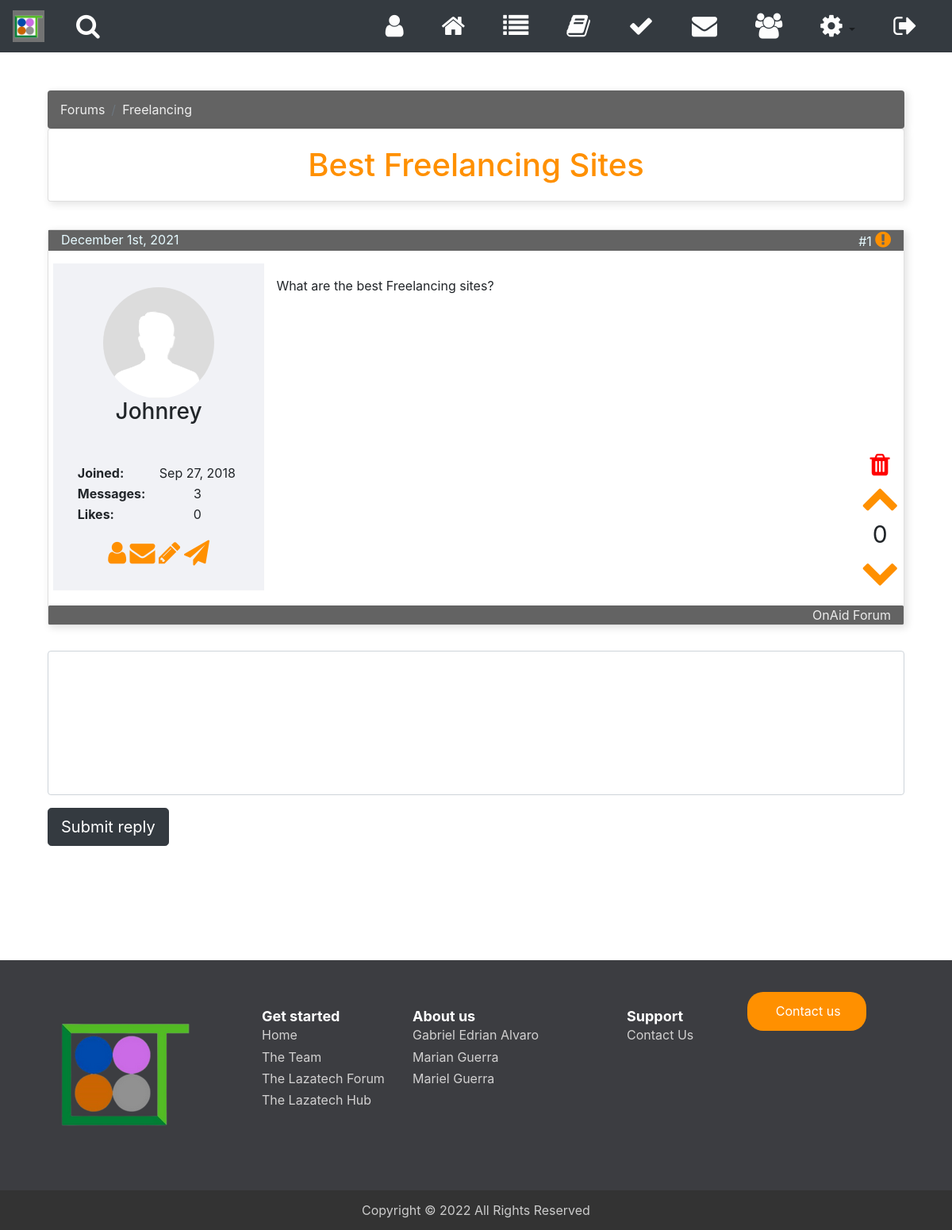
Screenshot of /posts.php?topic=52 (signed in) with the database file from the repository.
### tables this page shows
CREATE TABLE IF NOT EXISTS `topics` (
  `topic_id` int(8) NOT NULL AUTO_INCREMENT,
  `topic_subject` varchar(255) NOT NULL,
  `topic_date` datetime NOT NULL,
  `topic_cat` int(8) NOT NULL,
  `topic_by` int(8) NOT NULL,
  PRIMARY KEY (`topic_id`),
  KEY `topic_cat` (`topic_cat`),
  KEY `topic_by` (`topic_by`)
);

CREATE TABLE IF NOT EXISTS `categories` (
  `cat_id` int(8) NOT NULL AUTO_INCREMENT,
  `cat_name` varchar(255) NOT NULL,
  `cat_description` varchar(255) NOT NULL,
  PRIMARY KEY (`cat_id`),
  UNIQUE KEY `cat_name_unique` (`cat_name`)
);

CREATE TABLE IF NOT EXISTS `posts` (
  `post_id` int(8) NOT NULL AUTO_INCREMENT,
  `post_content` text NOT NULL,
  `post_date` datetime NOT NULL,
  `post_topic` int(8) NOT NULL,
  `post_by` int(8) NOT NULL,
  `post_votes` int(11) NOT NULL DEFAULT '0',
  PRIMARY KEY (`post_id`),
  KEY `post_topic` (`post_topic`),
  KEY `post_by` (`post_by`)
);

CREATE TABLE IF NOT EXISTS `users` (
  `idUsers` int(11) NOT NULL AUTO_INCREMENT,
  `userLevel` int(11) NOT NULL DEFAULT '0',
  `f_name` varchar(50) NOT NULL,
  `l_name` varchar(50) NOT NULL,
  `uidUsers` tinytext NOT NULL,
  `emailUsers` tinytext NOT NULL,
  `pwdUsers` longtext NOT NULL,
  `gender` char(1) NOT NULL,
  `headline` varchar(500) DEFAULT NULL,
  `bio` varchar(4000) DEFAULT NULL,
  `userImg` varchar(500) DEFAULT 'default.png',
  PRIMARY KEY (`idUsers`)
);

### posts.php (the view, shortened to what this page needs)
<?php
    if (isset($_GET['topic']))
    {
        $topic = $_GET['topic'];
    }
    else
    {
        header("Location: index.php");
        exit();
    }
    include 'includes/HTML-head.php';
?>
        <link href="css/forum-styles.css" rel="stylesheet">
    </head>
<body>
<?php
    include 'includes/navbar.php';
    $sql = "select * from topics, categories where topic_id=? "
            . "and topic_cat = cat_id";
    $stmt = mysqli_stmt_init($conn);
    if (!mysqli_stmt_prepare($stmt, $sql))
    {
        die('sql error');
    }
    else
    {
        mysqli_stmt_bind_param($stmt, "s", $topic);
        mysqli_stmt_execute($stmt);
        $result = mysqli_stmt_get_result($stmt);
        if (!($forum = mysqli_fetch_assoc($result)))
        {
            die('sql error');
        }
    }
?>
    <br><Br>
    <div class="container">
    <div class="col-sm-12">
        <nav aria-label="breadcrumb">
            <ol class="breadcrumb">
                <li class="breadcrumb-item"><a href="#">Forums</a></li>
                <li class="breadcrumb-item"><a href="#"><?php echo ucwords($forum['cat_name']); ?></a></li>
            </ol>
        </nav>
        <div class="card post-header text-center">
            <h1><?php echo ucwords($forum['topic_subject']); ?></h1>
        </div>
    </div>
    <div class="col-sm-12">
            <?php
                $sql = "select * from posts p, users u "
                        . "where p.post_topic=? "
                        . "and p.post_by=u.idUsers "
                        . "order by p.post_id;";
                $stmt = mysqli_stmt_init($conn);
                if (!mysqli_stmt_prepare($stmt, $sql))
                {
                    die('sql error');
                }
                else
                {
                    mysqli_stmt_bind_param($stmt, "s", $topic);
                    mysqli_stmt_execute($stmt);
                    $result = mysqli_stmt_get_result($stmt);
                    $i = 1;
                    while ($row = mysqli_fetch_assoc($result))
                    {
                        $voted_u = false;
                        $voted_d = false;
                        $sql = "select votePost, voteBy, vote from postvotes "
                            . "where votePost=? "
                            . "and voteBy=? "
                            . "and vote=1";
                        $stmt = mysqli_stmt_init($conn);
                        if (!mysqli_stmt_prepare($stmt, $sql))
                        {
                            die('sql error');
                        }
                        else
                        {
                            mysqli_stmt_bind_param($stmt, "ss", $row['post_id'], $_SESSION['userId']);
                            mysqli_stmt_execute($stmt);
                            mysqli_stmt_store_result($stmt);
                            $resultCheck = mysqli_stmt_num_rows($stmt);
                            if ($resultCheck == 0)
                            {
                                $voted_u = true;
                            }
                        }
                        $sql = "select votePost, voteBy, vote from postvotes "
                            . "where votePost=? "
                            . "and voteBy=? "
                            . "and vote=-1";
                        $stmt = mysqli_stmt_init($conn);
                        if (!mysqli_stmt_prepare($stmt, $sql))
                        {
                            die('sql error');
                        }
                        else
                        {
                            mysqli_stmt_bind_param($stmt, "ss", $row['post_id'], $_SESSION['userId']);
                            mysqli_stmt_execute($stmt);
                            mysqli_stmt_store_result($stmt);
                            $resultCheck = mysqli_stmt_num_rows($stmt);
                            if ($resultCheck == 0)
                            {
                                $voted_d = true;
                            }
                        }
                        echo '<div class="card post">
                                <span class="date">'.date("F jS, Y", strtotime($row['post_date']))
                                .'<span class="span-post-no">#'.$i.'  '. '<a href="report-post.php"><i class="fa fa-exclamation-circle" style="font-size:23px;"></i></a></span> </span>
                                <div class="row">
                                    <div class="col-sm-3 user">
                                        <div class="text-center">
                                            <img src="uploads/'.$row['userImg'].'" class="img-fluid center-block user-img">
                                            <h3>'.$row['uidUsers'].'</h3>
                                            <small class="text-muted">'.$row['headline'].'</small><br><br>
                                            <table style="width:100%">
                                                <tr>
                                                    <th>Joined:</th>
                                                    <td>Sep 27, 2018</td>
                                                </tr>
                                                <tr>
                                                    <th>Messages:</th>
                                                    <td>3</td>
                                                </tr>
                                                <tr>
                                                    <th>Likes:</th>
                                                    <td>0</td>
                                                </tr>
                                            </table>
                                            <a href="profile.php?id='.$row['idUsers'].'">
                                                <i class="fa fa-user fa-2x" aria-hidden="true"></i></a>
                                            <a href="message.php?id='.$row['idUsers'].'">
                                                <i class="fa fa-envelope fa-2x" aria-hidden="true"></i></a>';
                                       if ($_SESSION['userLevel'] == 1 || $_SESSION['userId'] == $row['post_by'])
                                                {
                                                    echo '<a href="Edit-forum.php?id= '.$row['post_id'].' ">
                                                    <i class="fa fa-pencil fa-2x edit-blog" aria-hidden="true"></i>
                                                    </a>';
                                                }
                                     echo   '
                                     <a href="https://twitter.com/intent/tweet?text=%20%2B1%20 XRTemplate %20'.$row['headline'].'%20%23tipwithxumm">
                                     <i class="fa fa-send fa-2x" aria-hidden="true"></i></a> </div>
                                    </div>
                                    <div class="col-sm-9 post-content">
                                        <p>'.$row['post_content'].'</p>
                                            <div class="vote text-center">';
                        if ( ($row['post_by']==$_SESSION['userId']) || ($_SESSION['userLevel'] == 1))
                        {
                            echo '<a href="includes/delete-post.php?topic='.$topic.'&post='.$row['post_id'].'&by='.$row['post_by'].'" >'
                                . '<i class="fa fa-trash fa-2x" aria-hidden="true"></i></a><br>';
                        }
                        if ($voted_u)
                        {
                            echo "<a href='includes/post-vote.inc.php?topic=".$topic."&post=".$row['post_id']."&vote=1' >";
                        }
                        echo '<i class="fa fa-chevron-up fa-3x" aria-hidden="true"></i></a>';
                        echo '<br><span class="vote-count">'.$row['post_votes'].'</span><br>';
                        if ($voted_d)
                        {
                            echo "<a href='includes/post-vote.inc.php?topic=".$topic."&post=".$row['post_id']."&vote=-1' >";
                        }
                        echo '<i class="fa fa-chevron-down fa-3x" aria-hidden="true"></i></a>';
                        echo            '</div>
                                    </div>
                                </div>
                                <span class="likes"><span class="span-post-no"></span> <span class="span-post-no"><a
                                        href="">OnAid Forum</a></span></span>
                            </div>';
                        $i++;
                    }
                }
            ?>
    </div>
    <div class="col-sm-12">
        <form method="post" action="">
            <fieldset>
                <div class="form-group">
                    <textarea name="reply-content" class="form-control" id="reply-form" rows="7"></textarea>
                </div>
                <input type="submit" value="Submit reply" class="btn btn-lg btn-dark" name="submit-reply">
            </fieldset>
        </form>
    </div>
</div>
    <?php include 'includes/footer.php'; ?>
    </body>
</html>

### rows the page displays
topics: categories.cat_name "Freelancing", topic_subject "Best Freelancing Sites"
posts: post_date "December 1st, 2021", users.userImg (placeholder picture), users.uidUsers "Johnrey", post_content "What are the best Freelancing sites?", post_votes "0"
